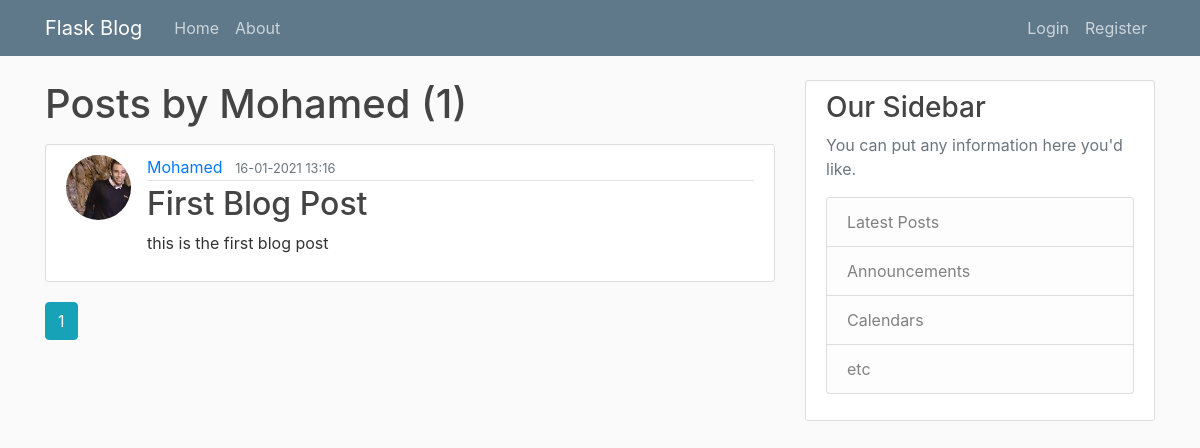
The page /user/Mohamed on the database as committed earlier.
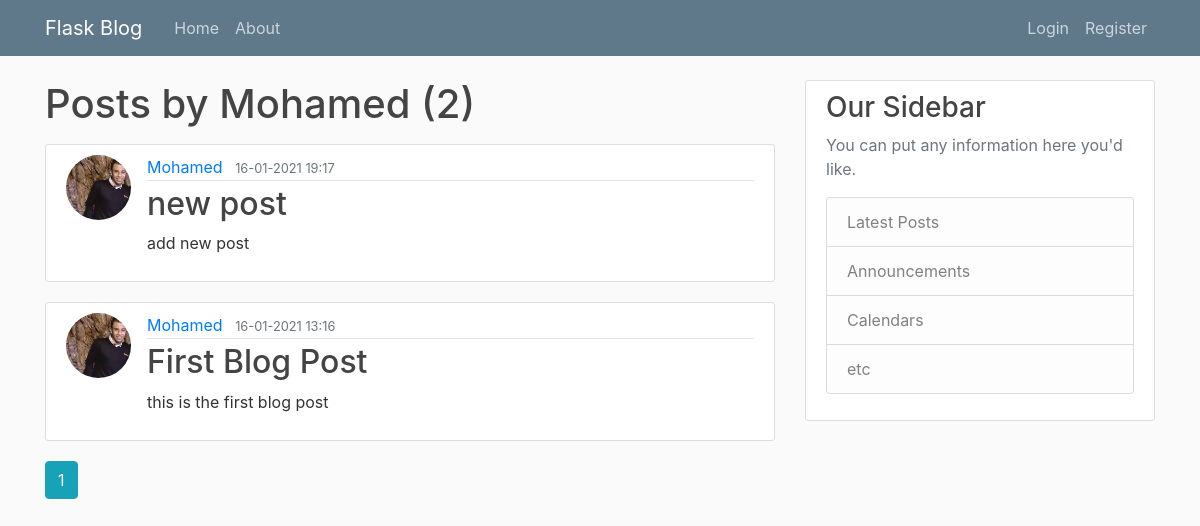
The same page on the database as committed later.
### flask_blog/models.py (models this page shows, shortened)
class Post(db.Model):
    id = db.Column(db.Integer, primary_key=True)
    title = db.Column(db.String(100), nullable=False)
    date_posted = db.Column(db.DateTime, nullable=False, default=datetime.utcnow)
    content = db.Column(db.Text, nullable=False)
    user_id = db.Column(db.Integer, db.ForeignKey('user.id'), nullable=False)
    replies = db.relationship('Replies', backref='replies', lazy=True)

class User(db.Model, UserMixin):
    id = db.Column(db.Integer, primary_key=True)
    username = db.Column(db.String(20), unique=True, nullable=False)
    email = db.Column(db.String(120), unique=True, nullable=False)
    image_file = db.Column(db.String(20), nullable=True, default='default.jpeg')
    password = db.Column(db.String(60), nullable=False)
    posts = db.relationship('Post', backref='author', lazy=True)
    reply = db.relationship('Replies', backref='user', lazy=True)

### flask_blog/routes.py (the view)
@app.route("/user/<string:username>")
def user_posts(username):
    page = request.args.get('page', 1, type=int)
    user = User.query.filter_by(username = username).first_or_404()
    posts = Post.query.filter_by(author = user)\
        .order_by(Post.date_posted.desc())\
        .paginate(page, per_page=5)
    return render_template('user_posts.html', posts = posts, user=user)

### flask_blog/templates/user_posts.html
{% extends "layout.html" %}
{% block content %}
    <h1 class="mb-3">Posts by {{user.username}} ({{ posts.total }})</h1>
    {% for post in posts.items %}
        <article class="media content-section">
          <img class="rounded-circle article-img" src="{{ url_for('static', filename='profile_pics/' + post.author.image_file)}}">
          <div class="media-body">
            <div class="article-metadata">
              <a class="mr-2" href="{{ url_for('user_posts', username= post.author.username)}}">{{ post.author.username }}</a>
              <small class="text-muted">{{ post.date_posted.strftime('%d-%m-20%y %H:%M') }}</small>
            </div>
            <h2><a class="article-title" href="{{url_for('post', post_id=post.id)}}">{{ post.title }}</a></h2>
            <p class="article-content">{{ post.content }}</p>
          </div>
        </article>
    {% endfor %}
    {% for page_num in posts.iter_pages(left_edge = 1, right_edge = 2, left_current = 1, right_current = 2) %}
        {% if page_num %}
            {% if posts.page == page_num %}
                <a class="btn btn-info mb-4" href="{{ url_for('user_posts', username = user.username, page=page_num)}}">{{ page_num}}</a>
            {% else %}
                <a class="btn btn-outline-info mb-4" href="{{ url_for('user_posts', username = user.username, page=page_num)}}">{{ page_num}}</a>
            {% endif %}
        {% else %}
            ...
        {% endif %}
    {% endfor %}
{% endblock content %}

Rows that differ between the two databases and show on the page:
added Post: image_file (picture), author.username "Mohamed", date_posted "16-01-2021 19:17", title "new post", content "add new post"
Other text that changed with them:
{{ posts.total }}: "1" → "2"
